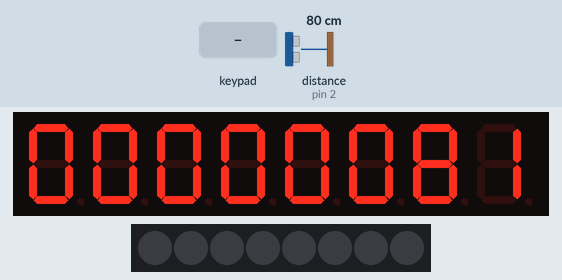
Recording of a sketch running on a simulated Arduino Uno, built with avr-gcc and run on an emulated ATmega328P. Parts: 8-digit seven-segment display, 8 RGB LEDs in strip order, left to right. Inputs (shaded band) come from the test bench; at power-on: distance to the obstacle (sensor on pin 2) 80 cm. The echo pulse lasts 58.3 µs per cm.

Above: at 1.2 s.
1.3 s: keypad keys 2 5 pressed 0.4 s apart
At 1.67 s:
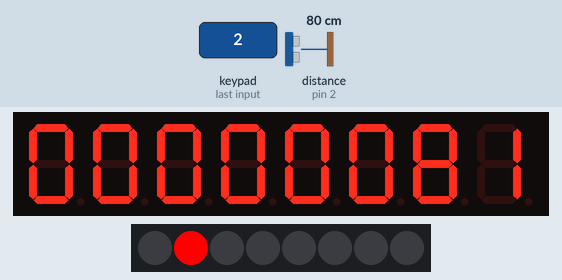
3.6 s: distance to the obstacle (sensor on pin 2) set to 2 cm
At 5.0 s:
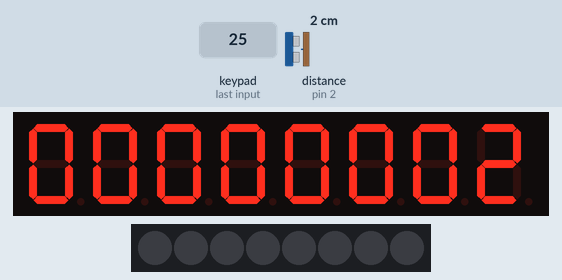
5.3 s: key '1' pressed
At 5.5 s:
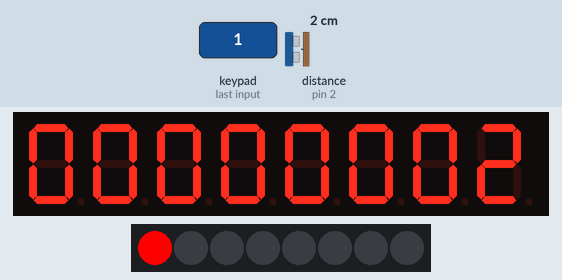
7.1 s: key '2' pressed
At 7.27 s:
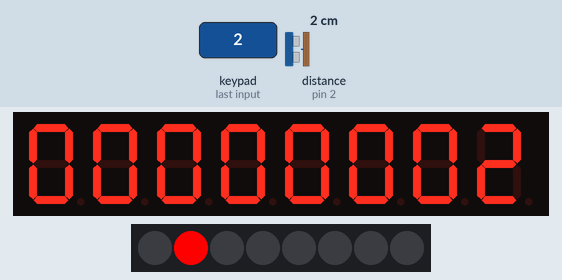
8.8 s: distance to the obstacle (sensor on pin 2) set to 4 cm
At 9.7 s:
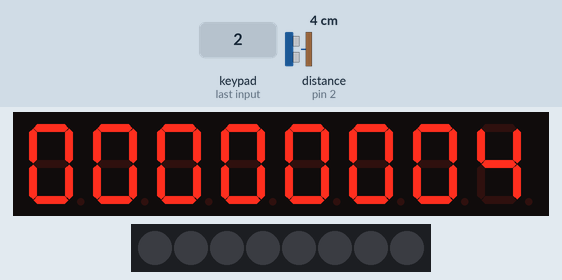
10.4 s: keypad keys 1 2 pressed 0.4 s apart
At 10.55 s:
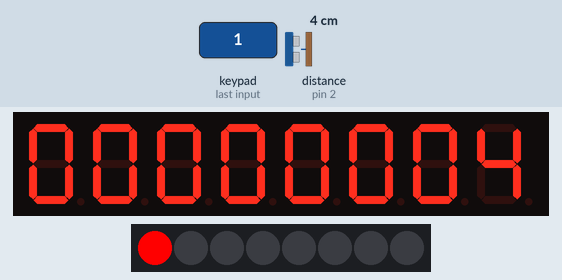
Timing chart, 0 to 13.4 s (numbered marks = the images above; inputs shaded):
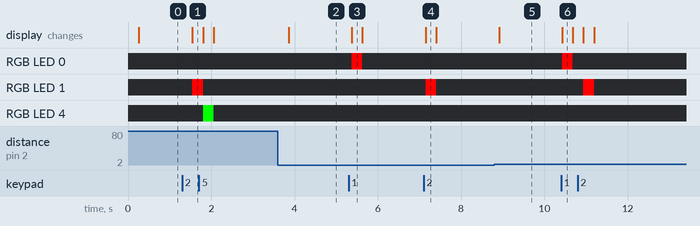

Measured:
- after the input at 1.3 s, RGB LED 1: off → RGB(255, 0, 0) after 0.25 s, → off 0.26 s later; RGB LED 4: off → RGB(0, 255, 0) after 0.50 s, → off 0.26 s later
- after the input at 3.6 s, the display: changes after 0.26 s (image 2)
- after the input at 5.3 s, RGB LED 0: off → RGB(255, 0, 0) after 0.08 s, → off 0.25 s later
- after the input at 7.1 s, RGB LED 1: off → RGB(255, 0, 0) at once, → off 0.25 s later
- after the input at 8.8 s, the display: changes after 0.11 s (image 5)
- after the input at 10.4 s, RGB LED 0: off → RGB(255, 0, 0) at once, → off 0.25 s later; RGB LED 1: off → RGB(255, 0, 0) after 0.54 s, → off 0.25 s later

The sketch:

Sonar.ino
```cpp
#include <NewPing.h>
#include <TM1638.h>

#define TRIGGER_PIN 3

#define ECHO_PIN 2

#define MAX_DISTANCE 200

NewPing sonar(TRIGGER_PIN, ECHO_PIN, MAX_DISTANCE); // Настройка пинов и максимального расстояния.

// define a module on data pin 8, clock pin 9 and strobe pin 7
TM1638 module(8, 9, 7);

void setup() {
  // display a hexadecimal number and set the left 4 dots
  module.setDisplayToHexNumber(0x1234ABCD, 0xF0);
}

void loop() {
  byte keys = module.getButtons();

  // light the first 4 red LEDs and the last 4 green LEDs as the buttons are pressed
  module.setLEDs(((keys & 0xF0) << 8) | (keys & 0xF));
  delay(250);
  unsigned int uS = sonar.ping_cm();

  module.setDisplayToDecNumber(uS,0);
  Serial.print(uS);
  Serial.println("cm");

}
//-----------------
```
